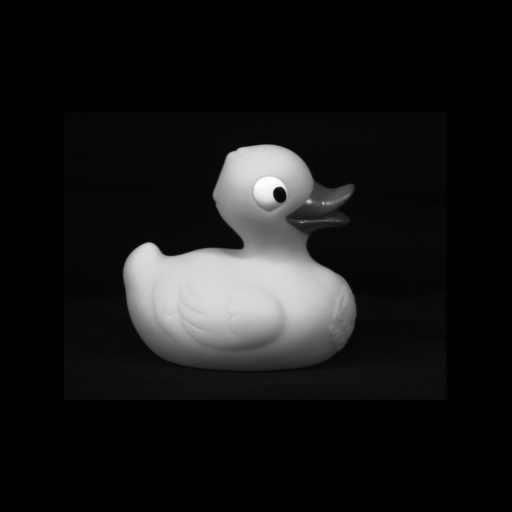
%> input picture Rohit_Learning_Transformation_Test/90_r0.png, 512 x 512 px
$ octave Learn_Different_Transformations.m   (GNU Octave 9; MATLAB toolbox functions it lacks are replaced by stand-ins)
%> lines starting %> are read from the running program, lines starting %| are printed output that depends on the picture; in (x1, y1, x2, y2) boxes, pixels count from 0 and x2, y2 are one past the last pixel; in counts of white or black regions, pixels touching at a corner belong together; the program's own positions count from 1
### Rohit_Learning_Transformation_Test/imagePreProcessing.m
function [ Test_Img, Test_Img_gray ] = imagePreProcessing(filename)
%> called with filename = '90_r0.png'
%Does the preprocessing on input images. PreProcessing involves performing
%filtering on the image and later doing edge detection on it.

Read_Test_Img = imread(filename);
%> Read_Test_Img is the input picture: size 512x512 uint8; min 0, max 253, mean 22.6
% Read_Test_Img = imnoise(Read_Test_Img,'gaussian',0,0.004);
[m,n,d] = size(Read_Test_Img);
%> m = 512; n = 512; d = 1
if(d == 3)
    Test_Img_gray = rgb2gray(Read_Test_Img);
elseif(d == 1)
    Test_Img_gray = Read_Test_Img;
else
    fprintf('ImagePreProcessing: Image dimensions not correct\n');
end
% [4 lines of commented-out code are left out]
Scaling = 1.0;
Test_Img_gray = scaleImg(Test_Img_gray, Scaling, Scaling);
% [5 lines of commented-out code are left out]

[Im, In] = size(Test_Img_gray);
%> Im = 512; In = 512

[~, Thresh] = edge(Test_Img_gray, 'prewitt');
%> Thresh = 0.0325
Test_Img_BW = edge(Test_Img_gray, 'prewitt', Thresh*0.5);
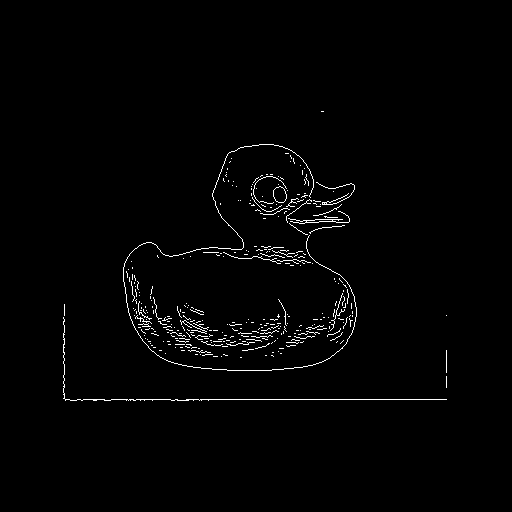
%> Test_Img_BW: size 512x512 logical; 1.4% white in thin lines or dots, all inside (x1, y1, x2, y2) = (63, 111, 447, 401)
se90 = strel('line', 3, 90);
se0 = strel('line', 3, 0);
Test_Img_dilate = imdilate(Test_Img_BW, [se90 se0]);
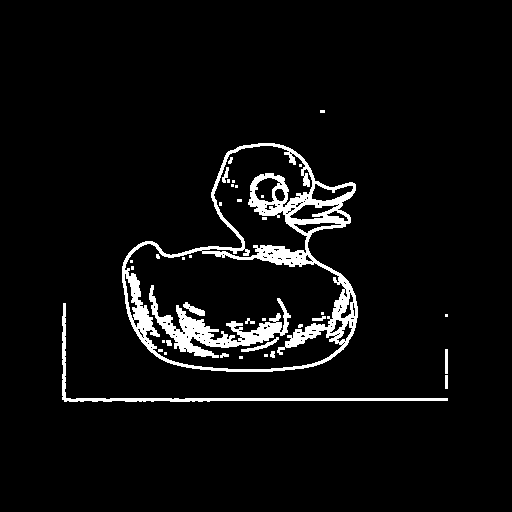
%> Test_Img_dilate: size 512x512 logical; 5.2% white; 38 white regions (24 under 20 px), largest, box (x1, y1, x2, y2) and area: (122, 143, 358, 372) 8514, (149, 285, 291, 358) 2739, (62, 303, 448, 402) 1557
Test_Img_Fill = imfill(Test_Img_dilate, 'holes');
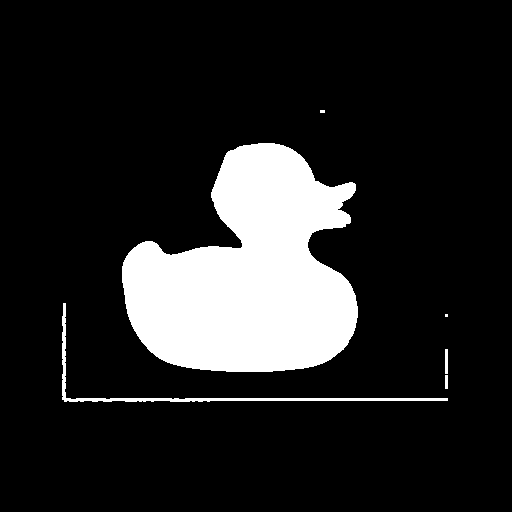
%> Test_Img_Fill: size 512x512 logical; 14.4% white; 6 white regions (2 under 20 px), largest, box (x1, y1, x2, y2) and area: (122, 143, 358, 372) 35980, (62, 303, 448, 402) 1557, (445, 349, 448, 374) 75, (445, 375, 448, 389) 42
seD = strel('diamond',1);
Test_Img_Final = imerode(Test_Img_Fill,seD);
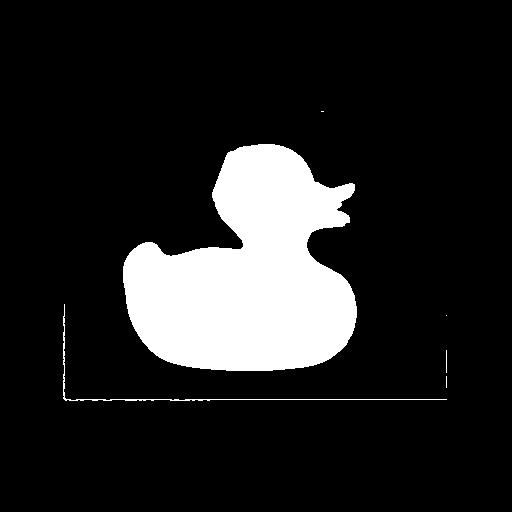
%> Test_Img_Final: size 512x512 logical; 13.6% white; 6 white regions (3 under 20 px), largest, box (x1, y1, x2, y2) and area: (123, 144, 357, 371) 35122, (63, 304, 447, 401) 595, (446, 350, 447, 373) 23
Test_Img_Erode = imerode(Test_Img_Final,seD);
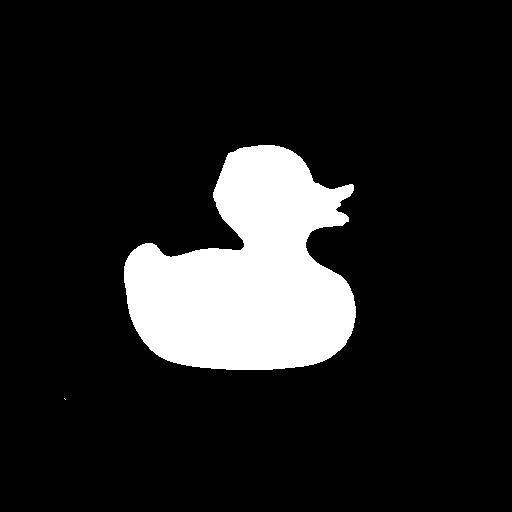
%> Test_Img_Erode: size 512x512 logical; 13.1% white; 2 white regions (1 under 20 px), largest, box (x1, y1, x2, y2) and area: (124, 145, 356, 370) 34271

% [7 lines of commented-out code are left out]

BWoutline = edge(Test_Img_Erode);
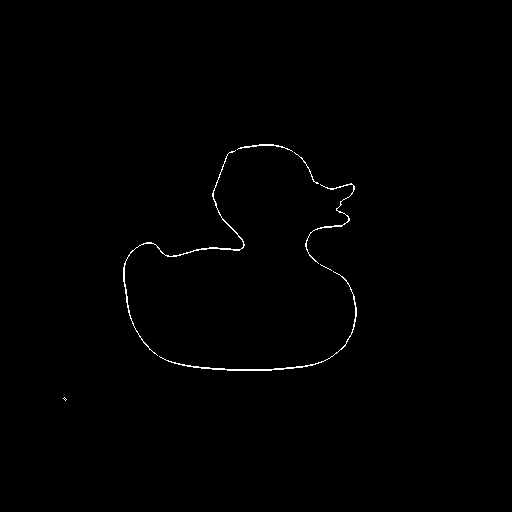
%> BWoutline: size 512x512 logical; 0.48% white in thin lines or dots, all inside (x1, y1, x2, y2) = (63, 144, 357, 401)
Test_Img = logical(zeros(Im, In));
Test_Img(BWoutline) = 1;
Test_Img = single(Test_Img);
% [6 lines of commented-out code are left out]

end

### Rohit_Learning_Transformation_Test/scaleImg.m
function [ output_img ] = scaleImg( input_img, xScale, yScale )
%Performs scaling on the image in such a way that dimensions of original
%image does not change.

if(xScale == 0)
    xScale = 1;
end

if(yScale == 0)
    yScale = 1;
end

[m,n] = size(input_img);

resized_img = imresize(input_img, 'nearest', 'Scale', [xScale yScale]);

[rm, rn] = size(resized_img);

% new_img = single(zeros(m,n));

if(rm < m)
    padXAxis = fix((m-rm)/2);
    if(rn < n)
        padYAxis = fix((n-rn)/2);
        new_img(1:m, 1:n) = padarray(resized_img, [padXAxis padYAxis]);

        figure(18);
        imshow(resized_img);
        pause(0.01);
    else
        new_img_padded(1:m, 1:rn) = padarray(resized_img(:,1:rn), [padXAxis 0]);
        new_img(1:m, 1:n) = new_img_padded(1:m, rn/2-n/2+1:rn/2+n/2);

        figure(18);
        imshow(new_img);
        pause(0.01);
    end
else
    if(rn < n)
        padYAxis = (n-rn)/2;
        new_img_padded(1:rm, 1:n) = padarray(resized_img(1:rm,:), [0 padYAxis]);
        new_img(1:m,1:n) = new_img_padded(rm/2-m/2+1:rm/2+m/2, 1:n);

        figure(18);
        imshow(new_img);
        pause(0.01);
    else
        new_img_padded(1:rm, 1:rn) = padarray(resized_img(1:rm,1:rn), [0 0]);
        new_img(1:m,1:n) = new_img_padded( fix(rm/2) - fix(m/2)+1:fix(rm/2) + fix(m/2), fix(rn/2) - fix(n/2)+1:fix(rn/2) + fix(n/2) );

        figure(18);
        imshow(new_img);
        pause(0.01);
    end
end

output_img = new_img;

end

### Rohit_Learning_Transformation_Test/imagePreProcessing_gray.m
function [ Test_Img, Test_Img_gray] = imagePreProcessing_gray(filename)
%Does the preprocessing on input images. PreProcessing involves performing
%filtering on the image and later doing edge detection on it.
0
Read_Test_Img = imread(filename);
Read_Test_Img = imnoise(Read_Test_Img,'gaussian',0,0.0);
% Read_Test_Img = imnoise(Read_Test_Img,'salt & pepper',0.01);
[m,n,l] = size(Read_Test_Img);
if l == 3
    Test_Img_gray = rgb2gray(Read_Test_Img);
elseif l == 1
    Test_Img_gray = Read_Test_Img;
else
    fprintf('imagePreProcessing: Image is neither RGB or grayscale\n');
end
[m,n] = size(Test_Img_gray)
if m ~= 512 || n ~= 512
    % Need to perform image padding.
    pm = (512-m)/2;
    pn = (512-n)/2;
    Test_Img_gray = padarray(Test_Img_gray, [pm, pn], 'both');
end
[m,n] = size(Test_Img_gray)
% M = 0;
% V = 0.01;
% Test_Img_gray = imnoise(Test_Img_gray,'gaussian',M,V);
Scaling = 1.0;
Test_Img_gray = scaleImg(Test_Img_gray, Scaling, Scaling);
Rotation =  0;
Test_Img_gray = (imrotate(Test_Img_gray, Rotation, 'nearest', 'crop'));
x_Translation = 0;
y_Translation = 0;
Test_Img_gray = translate_img_grayScale(Test_Img_gray, x_Translation, y_Translation);
% [12 lines of commented-out code are left out]
[Im, In] = size(Test_Img_gray);

[Test_Img_BW, Thresh] = edge(Test_Img_gray, 'prewitt');
Thresh*0.25
figure(20);
imshow(Test_Img_BW);
pause(1);
if(Thresh*0.25 < 0.012)
    Thresh = 0.012;
else
    Thresh = Thresh*0.205;
end
Test_Img_BW = edge(Test_Img_gray, 'prewitt', Thresh);
figure(21);
imshow(Test_Img_BW);
pause(1);

se90 = strel('line', 3, 90);
se0 = strel('line', 3, 0);
Test_Img_dilate = imdilate(Test_Img_BW, [se90 se0]);
Test_Img_Fill = imfill(Test_Img_dilate, 'holes');
seD = strel('diamond',1);
Test_Img_Final = imerode(Test_Img_Fill,seD);
Test_Img_Erode = imerode(Test_Img_Final,seD);
% [8 lines of commented-out code are left out]

BWoutline = edge(Test_Img_Erode);
Test_Img = logical(zeros(Im, In));
Test_Img(BWoutline) = 1;
Test_Img = single(Test_Img);
%Test_Img = single(imrotate(Test_Img, 45, 'nearest', 'crop'));
%Test_Img = translate_img(Test_Img, 100, -150);
%Test_Img = Test_Img.*255;

figure(20);
imshow(Test_Img);
pause(1);
end

### Rohit_Learning_Transformation_Test/Learn_Different_Transformations.m
clear all;
close all;
clc;

%% Setting up the parameters.

% 1. This sets the number of times MSC architecture will iterate.
iterationCount = 15;

% 2. Read the already stored images from tif image file.
memory_units = 1;

% 3. Layer count: Has the number of layers currently available.

% Check whether the file has number of learned layers already stored. If no
% then store the default # of layers = 1.
fname = 'layer.txt';
if exist(fname, 'file') == 2
    layersSaved = dlmread(fname, '\t');
else
    layersSaved = 1;
    dlmwrite('layer.txt', layersSaved, '\t');
end
layerCount = 1+layersSaved;

% 4. Set the value of constants k, for multiplication with g.

k_mem = 0.3;
k_layer_1 = 0.5;
k_layer_2 = 0.5;
k_layer_3 = 0.5;
k_layer_4 = 0.5;
k_layer_5 = 0.5;
k_layer_6 = 0.5;
k_scaling = 0.5;

% 5. Read the matching values of q already stored in the file.

fname = 'q_mem.txt';
if exist(fname, 'file') == 2
    q_mem = dlmread(fname, '\t');
else
    q_mem = [];
end


% 6. Set the parameters for affine transformations.

% I: Image translation

% By how much the image should be translated on x-axis.
xTranslateQuantity = 20;

% By how much the image should be translated on y-axis.
yTranslateQuantity = 20;

% Number of times this x-translation that has to be applied.
xTranslationCount = 30;

% Number of times this y-translation that has to be applied.
yTranslationCount = 30;

% II. Image rotation.

% This term defines the number of times input image should be rotated
rotationCount = 6;

% The precision by which image should be rotated.
rotationQuantity = 15;

% III. Image Scaling

% We will first start off with a degenrate layer that will later used for
% scaling the input image.

scaleCount = 1;

% 7. Check whether there are any transformations going on in the circuit.
% Initially the value  of transformation is zero, that is no transformation
% is being done.
Transformation = 0;

% 8. Select the value of gThresh or threshold value of g.
gThresh = 0.3;

% Check whether the mapping layers have converged or not.
xTranslation_converged = 0;
yTranslation_converged = 0;
rotation_converged = 0;
memory_converged = 0;

% If the images are being normalized to single floating point datatype,
% then to display the images, the value of variables should be multiplied
% with 255.

ImageShowNormalize = 255;

% Save the identity matrix that is to be later used in computation of
% scaling values.

fname = 'scaling_transformation_forward.mat';
scaling_transformation_forward = [1 0 0; 0 1 0; 0 0 1];
if exist(fname, 'file') ~= 2
    save('scaling_transformation_forward.mat', 'scaling_transformation_forward');
end

fname = 'scaling_transformation_backward.mat';
scaling_transformation_backward = [1 0 0; 0 1 0; 0 0 1];
if exist(fname, 'file') ~= 2
    save('scaling_transformation_backward.mat', 'scaling_transformation_backward');
end

%% Read the images that have to be stored in the memory.

% Two separate memory locations will be allocated for storing images. One
% memory location will store all the edge detected images, that will be
% later used in MSC.
% Second memory location will store segmented images that will be later
% used for learning transformations.

[Preprocessed_Img, Memory_PreProcessed_Img] = imagePreProcessing('90_r0.png');
[m,n] = size(Preprocessed_Img);
%> m = 512; n = 512
mem_img(1:m, 1:n, 1) = Preprocessed_Img;
learn_mem_img(1:m,1:n,1) = Memory_PreProcessed_Img;
% [4 lines of commented-out code are left out]

fname = 'mem_img.mat';
if exist(fname, 'file') ~= 2
    save('mem_img.mat', 'mem_img');
end

fname = 'learn_mem_img.mat';
if exist(fname, 'file') ~= 2
    save('learn_mem_img.mat', 'learn_mem_img');
end


%% Read the test image and the image that is to be stored in memory.

% Read the test image.

[Preprocessed_Img, Memory_PreProcessed_Img] = imagePreProcessing_gray('160_r0.png');
%> the run ends on the next line
